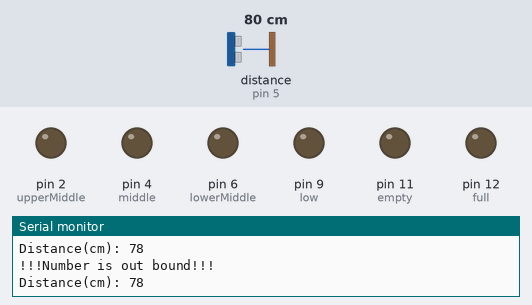
A sketch run on a simulated Arduino Uno, built with avr-gcc and run on an emulated ATmega328P. On the bench: output pins drawn as LEDs (lit = HIGH), the last lines printed to the serial monitor. Wiring (inferred from the names in the program): ultrasonic range finder: trigger pin 8; echo pin 5. Inputs (shaded band) come from the test bench; at power-on: distance to the obstacle (sensor on pin 5) 80 cm. The echo pulse lasts 58.3 µs per cm; pins used as bus, display or sensor lines are not drawn.

Above: at 2.8 s.
2.9 s: distance to the obstacle (sensor on pin 5) set to 31 cm
7.2 s: distance to the obstacle (sensor on pin 5) set to 25 cm
At 10.6 s:
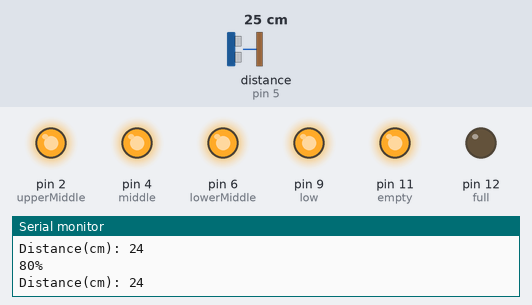
11.5 s: distance to the obstacle (sensor on pin 5) set to 55 cm
15.2 s: distance to the obstacle (sensor on pin 5) set to 63 cm
At 18.5 s:
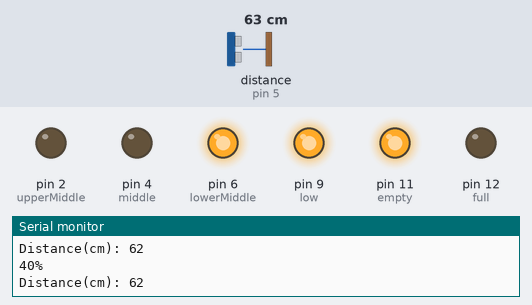
19.5 s: distance to the obstacle (sensor on pin 5) set to 80 cm
23.2 s: distance to the obstacle (sensor on pin 5) set to 89 cm
At 26.6 s:
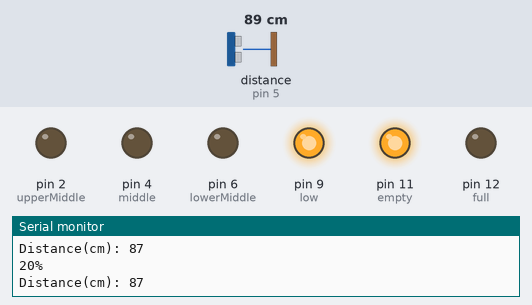
Timing chart, 0 to 28.1 s (numbered marks = the images above; inputs shaded):
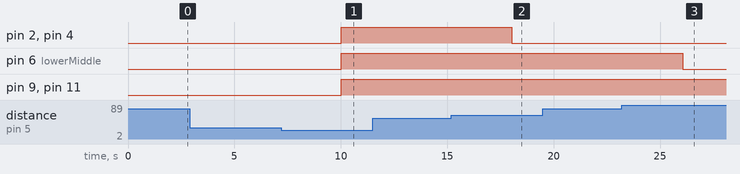

The sketch:

waterLevelDetector.ino
```cpp
/*
* Ultrasonic Sensor HC-SR04 and Arduino Tutorial //Max range 10 feet /300 cm /25 inch
*
* by Dejan Nedelkovski,
* www.HowToMechatronics.com
*
*/

// defines pins numbers
const int trigPin = 8;
const int echoPin = 5;

// defines variables
long duration;
int distance;

//Tank level limits
//Enter Tank Total Height
int totalHeight = 110; //in cm

//Tank level indicator  //2 4 6 9 11 12
int empty = 11; //RED LED
int low = 9; //RED LED
int lowerMiddle = 6; //RED LED
int middle = 4; //GREEN LED
int upperMiddle = 2; //GREEN LED
int full = 12; //BUZZER


void setup() {
pinMode(trigPin, OUTPUT); // Sets the trigPin as an Output
pinMode(echoPin, INPUT); // Sets the echoPin as an Input

pinMode(empty, OUTPUT); // Sets the Pin as an Output //RED LED
pinMode(low, OUTPUT); // Sets the Pin as an Output //RED LED
pinMode(lowerMiddle, OUTPUT); // Sets the Pin as an Output //RED LED
pinMode(middle, OUTPUT); // Sets the Pin as an Output //GREEN LED
pinMode(upperMiddle, OUTPUT); // Sets the Pin as an Output //GREEN LED
pinMode(full, OUTPUT); // Sets the Pin as an Output //BUZZER

Serial.begin(9600); // Starts the serial communication
}

void loop() {
// Clears the trigPin
digitalWrite(trigPin, LOW);
delayMicroseconds(2);

// Sets the trigPin on HIGH state for 10 micro seconds
digitalWrite(trigPin, HIGH);
delayMicroseconds(10);
digitalWrite(trigPin, LOW);

// Reads the echoPin, returns the sound wave travel time in microseconds
duration = pulseIn(echoPin, HIGH);

// Calculating the distance
distance= duration*0.034/2;

// Prints the distance on the Serial Monitor
Serial.print("Distance(cm): ");
Serial.println(distance);
delay(2000);

if ((distance  >= (int((totalHeight*95)/100)))){
  Serial.println("Tank is empty (0%)");
  digitalWrite(empty, HIGH);
  digitalWrite(low, LOW);
  digitalWrite(lowerMiddle, LOW);
  digitalWrite(middle, LOW);
  digitalWrite(upperMiddle, LOW);
  digitalWrite(full, LOW);
}
else if((distance  >= (int((totalHeight*75)/100))) and (distance  <= (int((totalHeight*85)/100)))){
  Serial.println("20%");
  digitalWrite(empty, HIGH);
  digitalWrite(low, HIGH);
    digitalWrite(lowerMiddle, LOW);
  digitalWrite(middle, LOW);
  digitalWrite(upperMiddle, LOW);
  digitalWrite(full, LOW);

}
else if((distance  >= (int((totalHeight*55)/100))) and (distance  <= (int((totalHeight*65)/100)))){
  Serial.println("40%");
  digitalWrite(empty, HIGH);
  digitalWrite(low, HIGH);
  digitalWrite(lowerMiddle, HIGH);
  digitalWrite(middle, LOW);
  digitalWrite(upperMiddle, LOW);
  digitalWrite(full, LOW);
}
else if((distance  >= (int((totalHeight*35)/100))) and (distance  <= (int((totalHeight*45)/100)))){
  Serial.println("60%");
  digitalWrite(empty, HIGH);
  digitalWrite(low, HIGH);
  digitalWrite(lowerMiddle, HIGH);
  digitalWrite(middle, HIGH);
  digitalWrite(upperMiddle, LOW);
  digitalWrite(full, LOW);
}
else if((distance  > (int((totalHeight*10)/100))) and (distance  <= (int((totalHeight*25)/100)))){
  Serial.println("80%");
  digitalWrite(empty, HIGH);
  digitalWrite(low, HIGH);
  digitalWrite(lowerMiddle, HIGH);
  digitalWrite(middle, HIGH);
  digitalWrite(upperMiddle, HIGH);
  digitalWrite(full, LOW);
}
else if(distance <= (int((totalHeight*10)/100))){
  Serial.println("100%");
  digitalWrite(empty, HIGH);
  digitalWrite(low, HIGH);
  digitalWrite(lowerMiddle, HIGH);
  digitalWrite(middle, HIGH);
  digitalWrite(upperMiddle, HIGH);
  digitalWrite(full, HIGH);
}
else{
  Serial.println("!!!Number is out bound!!!");
}

}
```

Measured:
- the behaviour switches between 29 and 28 cm on distance to the obstacle (sensor on pin 5) (found by bisection; images 0 and 1)
- the behaviour switches between 60 and 61 cm on distance to the obstacle (sensor on pin 5) (found by bisection; images 1 and 2)
- the behaviour switches between 83 and 84 cm on distance to the obstacle (sensor on pin 5) (found by bisection; images 2 and 3)
- after the input at 7.2 s, pin 2 (upperMiddle), pin 4 (middle), pin 6 (lowerMiddle), pin 9 (low), pin 11 (empty): LOW → HIGH after 2.8 s
- after the input at 15.2 s, pin 2 (upperMiddle), pin 4 (middle): HIGH → LOW after 2.8 s
- after the input at 23.2 s, pin 6 (lowerMiddle): HIGH → LOW after 2.9 s
